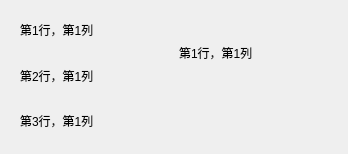
<?xml version="1.0" encoding="UTF-8"?>
<ui version="4.0">
 <class>Dialog</class>
 <widget class="QDialog" name="Dialog">
  <property name="geometry">
   <rect>
    <x>0</x>
    <y>0</y>
    <width>348</width>
    <height>154</height>
   </rect>
  </property>
  <property name="windowTitle">
   <string>Dialog</string>
  </property>
  <widget class="QWidget" name="gridLayoutWidget">
   <property name="geometry">
    <rect>
     <x>20</x>
     <y>10</y>
     <width>311</width>
     <height>131</height>
    </rect>
   </property>
   <layout class="QGridLayout" name="gridLayout">
    <item row="1" column="0">
     <widget class="QLabel" name="label_2">
      <property name="text">
       <string>第2行，第1列</string>
      </property>
     </widget>
    </item>
    <item row="0" column="1" rowspan="2">
     <widget class="QLabel" name="label_4">
      <property name="text">
       <string>第1行，第1列</string>
      </property>
     </widget>
    </item>
    <item row="0" column="0">
     <widget class="QLabel" name="label_1">
      <property name="text">
       <string>第1行，第1列</string>
      </property>
     </widget>
    </item>
    <item row="2" column="0" colspan="2">
     <widget class="QLabel" name="label_3">
      <property name="text">
       <string>第3行，第1列</string>
      </property>
     </widget>
    </item>
   </layout>
  </widget>
 </widget>
 <resources/>
 <connections/>
</ui>
